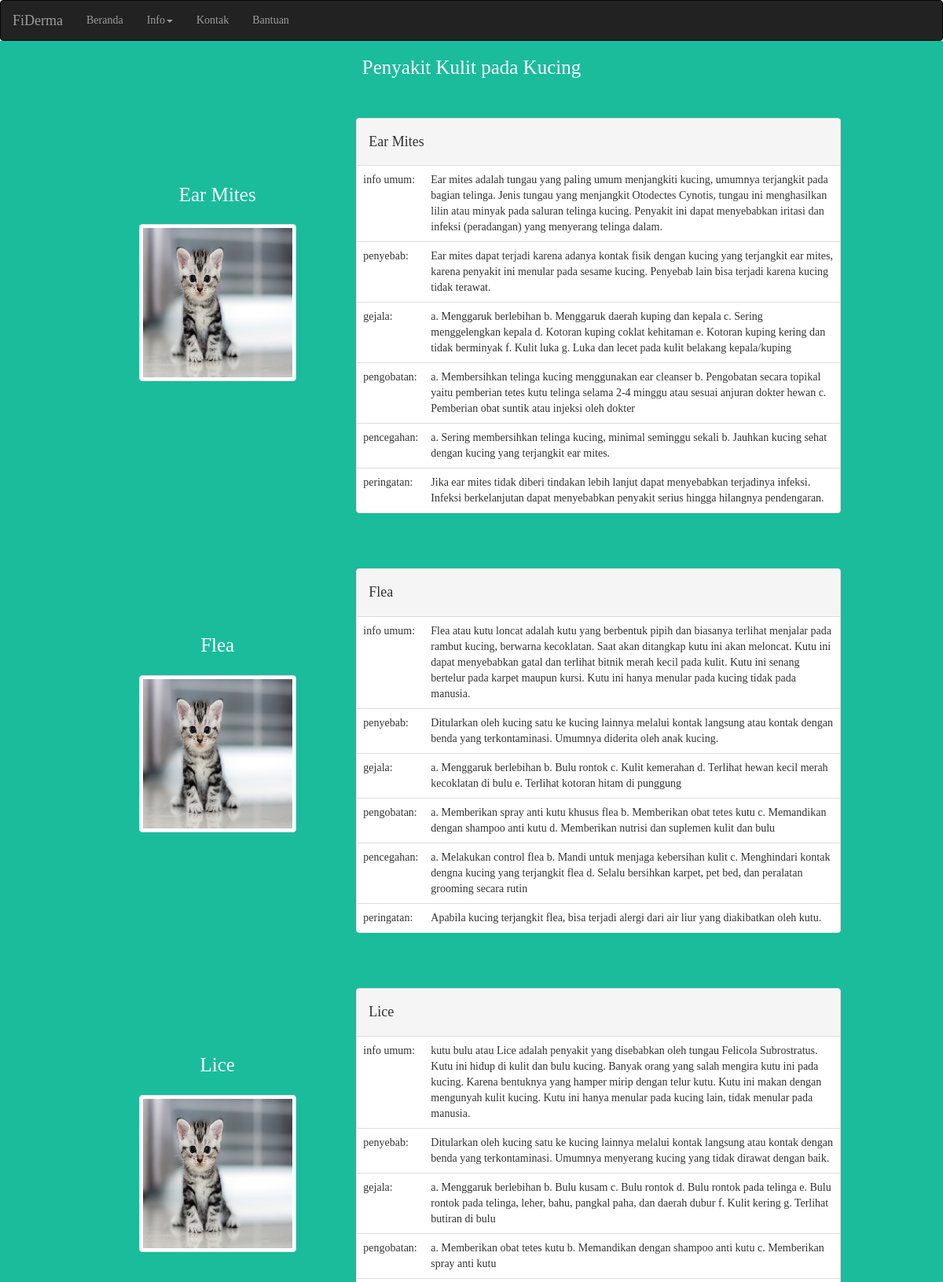
The app's page /info_penyakit/ (upper part) with its own data.
### sitederma/models.py (models this page shows, shortened)
class InfoPenyakit(models.Model):
    kode_penyakit = models.CharField(max_length=5, null=True)
    nama_penyakit = models.CharField(max_length=30)
    info_umum = models.TextField()
    penyebab = models.TextField()
    gejala = models.TextField()
    pengobatan = models.TextField()
    pencegahan = models.TextField()
    peringatan = models.TextField(blank=True)

### sitederma/views.py (the view)
# urls.py: url(r'^info_penyakit/$', views.infopenyakit_view, name='infopenyakit'),
def infopenyakit_view(request):
    info_penyakit = InfoPenyakit.objects.all()
    gejala = ListGejala.objects.all()
    kode = Konsultasi.objects.all()
    context = {}
    context ['info_penyakit'] = info_penyakit
    context ['gejala'] = gejala
    context ['kode'] = kode
    return render(request, "sitederma/infopenyakit.html", context)

### sitederma/templates/sitederma/infopenyakit.html
{% extends 'sitederma/base.html' %}
{% load static %}
{% block content %}
<div class="container-fluid vitra-background-info-penyakit">
  <h4 class="vitra-tagline text-center">Penyakit Kulit pada Kucing</h4>
  <div style="margin-bottom: 20px;">
  {% for info_penyakit in info_penyakit %}
  <div class="row" style="margin-top: 50px;">
    <div class="col-md-1"></div>
    <div class="col-md-10">
      <div class="col-md-4 text-center" style="margin: 60px 0px; ">
        <div class="row vitra-tagline" style="margin-bottom: 20px;">
        {{ info_penyakit.nama_penyakit}}
        </div>
        <div class="row">
        <center><img src="{% static 'image/kucing.jpg'%}" class="thumbnail" width="200" height="200"/></center>
        </div>
      </div>
      <div class="col-md-8 text-left vitra-background-info">
      <div class="panel panel-default text-left">
       <div class="panel-heading">
         <h4>{{ info_penyakit.nama_penyakit}}</h4>
       </div>
        <table class="table table-info-penyakit">
          <tbody>
        <tr><td>info umum:</td><td>{{ info_penyakit.info_umum }}</td></tr>
        <tr><td>penyebab:</td><td> {{ info_penyakit.penyebab }}</td></tr>
        <tr><td>gejala:</td><td> {{ info_penyakit.gejala }}</td></tr>
        <tr><td>pengobatan:</td><td> {{ info_penyakit.pengobatan }}</td></tr>
        <tr><td>pencegahan:</td><td> {{ info_penyakit.pencegahan }}</td></tr>
        <tr><td>peringatan:</td><td> {{info_penyakit.peringatan }}</td></tr>
          </tbody>
      </table>
    </div>
  </div>
</div>
    <div class="col-md-1"></div>
  </div>
  {% endfor %}
</div>
</div>
{% endblock %}

### sitederma/templates/sitederma/base.html (shortened to what this page needs)
{% load static %}
<!DOCTYPE html>
<html lang="en">
<head>
  <link href="{% static 'bootstrap/css/bootstrap.min.css'%}" rel="stylesheet">
  <link href="{% static 'css/sitederma.css' %}" rel="stylesheet">
  <link rel="stylesheet" href="https://maxcdn.bootstrapcdn.com/font-awesome/4.7.0/css/font-awesome.min.css">
</head>
<body>
  <nav class="navbar navbar-inverse">
    <div class="container-fluid">
      <div class="navbar-header">
        <a class="navbar-brand" href="{% url 'sitederma:home_utama' %}">FiDerma</a>
      </div>
      {% if user.is_authenticated %}
      <ul class="nav navbar-nav">
        <li class="dropdown"><a class="dropdown-toggle" data-toggle="dropdown" href="{% url 'sitederma:profil' %}"><span class="glyphicon glyphicon-user "></span> {{request.user.username}} <span class="caret"></span></a>
          <ul class="dropdown-menu">
            <li><a href="{% url 'sitederma:profil' %}">Profil Pengguna</a></li>
            <li><a href="{% url 'sitederma:inputkucing' %}">Profil Kucing</a></li>
          </ul>
        </li>
        <li><a href="{% url 'sitederma:home_utama' %}">Beranda</a></li>
        <li class="dropdown">
          <a class="dropdown-toggle" data-toggle="dropdown" href="#">Konsultasi<span class="caret"></span></a>
            <ul class="dropdown-menu">
              <li><a href="{% url 'sitederma:konsultasi' %}">Mulai Konsultasi</a></li>
              <li><a href="{% url 'sitederma:riwayat' %}">Riwayat Konsultasi</a></li>
            </ul>
        </li>
        <li class="dropdown">
          <a class="dropdown-toggle" data-toggle="dropdown" href="#">Info<span class="caret"></span></a>
            <ul class="dropdown-menu">
              <li><a href="{% url 'sitederma:infopenyakit' %}">Info Penyakit</a></li>
              <li><a href="{% url 'sitederma:infoklinik' %}">Info Klinik</a></li>
            </ul>
        </li>
        <li><a href="{% url 'sitederma:kontak' %}">Kontak</a></li>
        <li><a href="{% url 'sitederma:help'%}">Bantuan</a></li>
      </ul>
      <ul class="nav navbar-nav navbar-right">
        <li><a href="{% url 'sitederma:logout' %}"><span class="glyphicon glyphicon-log-out"></span> Keluar</a></li>
      </ul>
      {% else %}
      <ul class="nav navbar-nav">
        <li><a href="{% url 'sitederma:home_utama' %}">Beranda</a></li>
        <li class="dropdown">
          <a class="dropdown-toggle" data-toggle="dropdown" href="#">Info<span class="caret"></span></a>
        </li>
        <li><a href="{% url 'sitederma:kontak' %}">Kontak</a></li>
        <li><a href="{% url 'sitederma:help' %}">Bantuan</a></li>
      </ul>
      {% endif %}
    </div>
  </nav>
      {% block content %}
      {% endblock %}
    </body>
</html>

### sitederma/static/css/sitederma.css (style rules this page uses)
.vitra-background-info-penyakit { min-height: 610px; background-color: #1abc9c; margin-top: -20px; }
.vitra-tagline { color: white; margin-top: 20px; font-size: 25px; }
body { font-family: 'Lucida Console', serif; margin: 0; width: 100%; height: 100%; }
h1, h2, h3, h4 { font-family: 'Lucida Console', serif; color: cobaltblue; }

### records on screen
InfoPenyakit: nama_penyakit "Ear Mites", info_umum "Ear mites adalah tungau yang paling umum menjangkiti kucing, umumnya terjangkit pada bagian telinga. Jenis tungau yang menjangkit Otodectes Cynotis, tungau ini menghasilkan lilin atau minyak pada saluran telinga kucing. Penyakit ini dapat menyebabkan iritasi dan infeksi (peradangan) yang menyerang telinga dalam.", penyebab "Ear mites dapat terjadi karena adanya kontak fisik dengan kucing yang terjangkit ear mites, karena penyakit ini menular pada sesame kucing. Penyebab lain bisa terjadi karena kucing tidak terawat.", gejala "a. Menggaruk berlebihan b. Menggaruk daerah kuping dan kepala c. Sering menggelengkan kepala d. Kotoran kuping coklat kehitaman e. Kotoran kuping kering dan tidak berminyak f. Kulit luka g. Luka dan lecet pada kulit belakang kepala/kuping", pengobatan "a. Membersihkan telinga kucing menggunakan ear cleanser b. Pengobatan secara topikal yaitu pemberian tetes kutu telinga selama 2-4 minggu atau sesuai anjuran dokter hewan c. Pemberian obat suntik atau injeksi oleh dokter", pencegahan "a. Sering membersihkan telinga kucing, minimal seminggu sekali b. Jauhkan kucing sehat dengan kucing yang terjangkit ear mites.", peringatan "Jika ear mites tidak diberi tindakan lebih lanjut dapat menyebabkan terjadinya infeksi. Infeksi berkelanjutan dapat menyebabkan penyakit serius hingga hilangnya pendengaran."
InfoPenyakit: nama_penyakit "Flea", info_umum "Flea atau kutu loncat adalah kutu yang berbentuk pipih dan biasanya terlihat menjalar pada rambut kucing, berwarna kecoklatan. Saat akan ditangkap kutu ini akan meloncat. Kutu ini dapat menyebabkan gatal dan terlihat bitnik merah kecil pada kulit. Kutu ini senang bertelur pada karpet maupun kursi. Kutu ini hanya menular pada kucing tidak pada manusia.", penyebab "Ditularkan oleh kucing satu ke kucing lainnya melalui kontak langsung atau kontak dengan benda yang terkontaminasi. Umumnya diderita oleh anak kucing.", gejala "a. Menggaruk berlebihan b. Bulu rontok c. Kulit kemerahan d. Terlihat hewan kecil merah kecoklatan di bulu e. Terlihat kotoran hitam di punggung", pengobatan "a. Memberikan spray anti kutu khusus flea b. Memberikan obat tetes kutu c. Memandikan dengan shampoo anti kutu d. Memberikan nutrisi dan suplemen kulit dan bulu", pencegahan "a. Melakukan control flea b. Mandi untuk menjaga kebersihan kulit c. Menghindari kontak dengna kucing yang terjangkit flea d. Selalu bersihkan karpet, pet bed, dan peralatan grooming secara rutin", peringatan "Apabila kucing terjangkit flea, bisa terjadi alergi dari air liur yang diakibatkan oleh kutu."
InfoPenyakit: nama_penyakit "Lice", info_umum "kutu bulu atau Lice adalah penyakit yang disebabkan oleh tungau Felicola Subrostratus. Kutu ini hidup di kulit dan bulu kucing. Banyak orang yang salah mengira kutu ini pada kucing. Karena bentuknya yang hamper mirip dengan telur kutu. Kutu ini makan dengan mengunyah kulit kucing. Kutu ini hanya menular pada kucing lain, tidak menular pada manusia.", penyebab "Ditularkan oleh kucing satu ke kucing lainnya melalui kontak langsung atau kontak dengan benda yang terkontaminasi. Umumnya menyerang kucing yang tidak dirawat dengan baik.", gejala "a. Menggaruk berlebihan b. Bulu kusam c. Bulu rontok d. Bulu rontok pada telinga e. Bulu rontok pada telinga, leher, bahu, pangkal paha, dan daerah dubur f. Kulit kering g. Terlihat butiran di bulu", pengobatan "a. Memberikan obat tetes kutu b. Memandikan dengan shampoo anti kutu c. Memberikan spray anti kutu"
